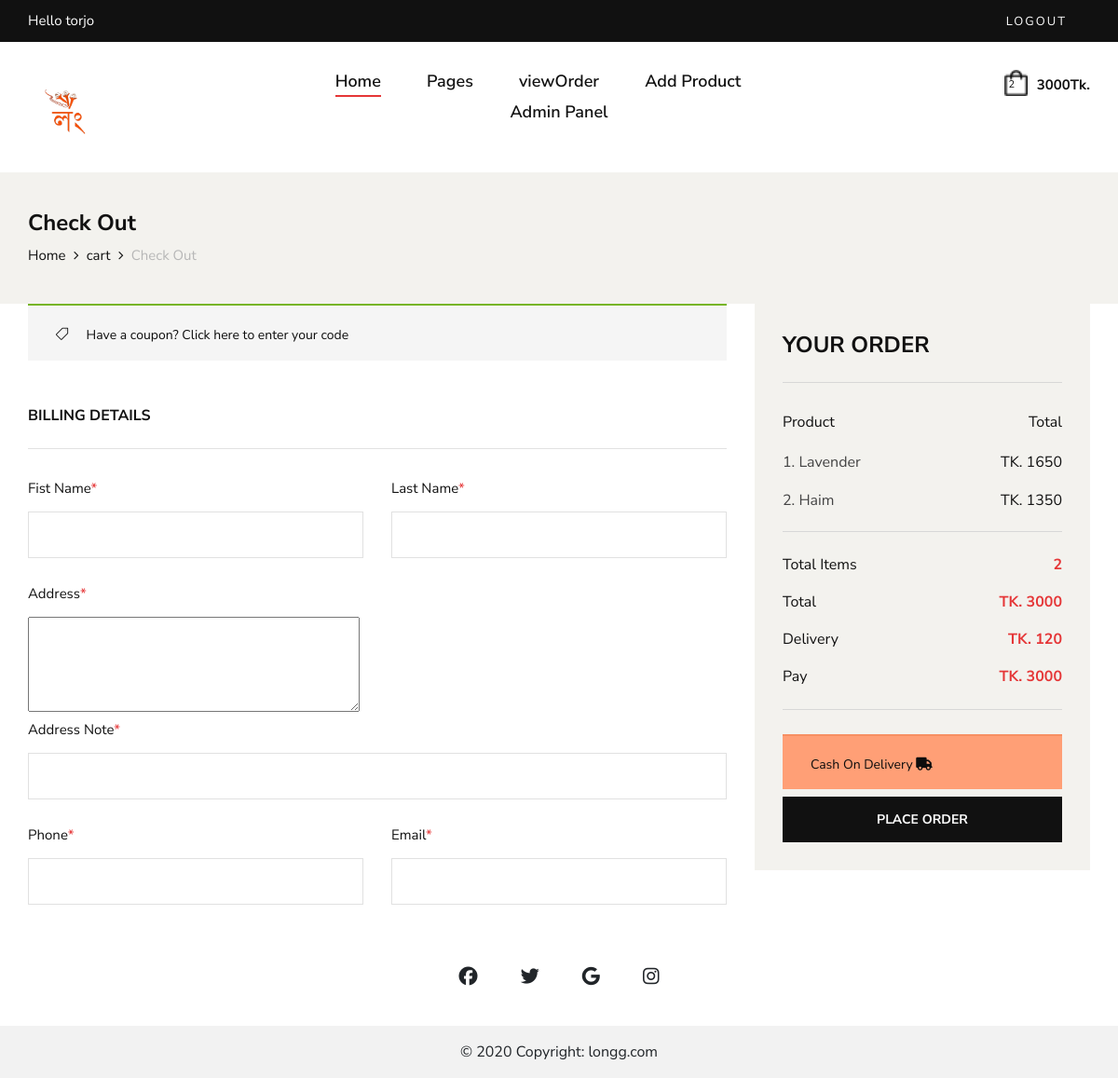
/checkout/ (signed in), run on an earlier commit of the app's database.
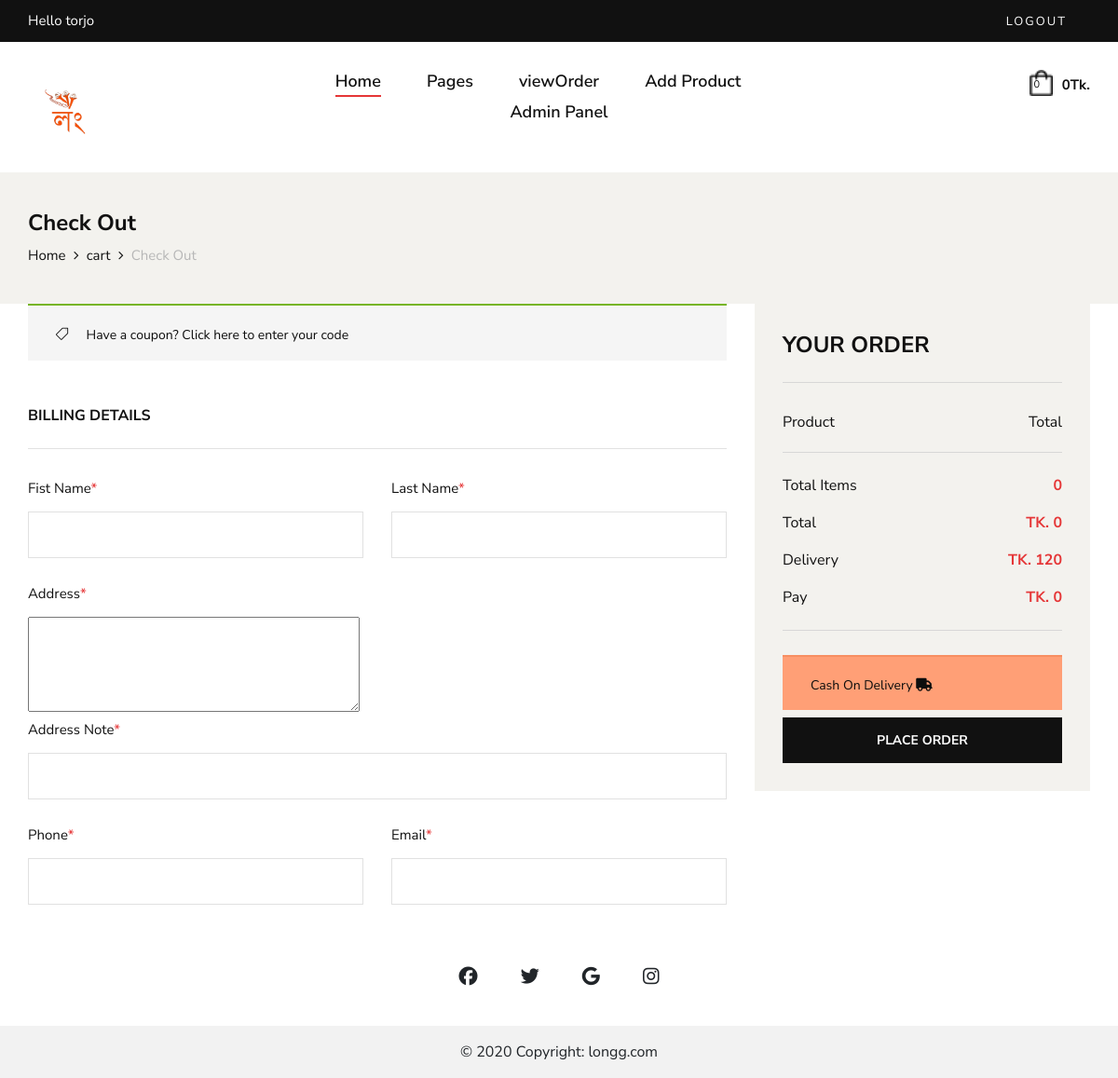
And on a later commit of the database.
### shop/models.py (models this page shows, shortened)
class Order(models.Model):
    STATUS_CHOICES = [
        ('not_confirm','not_confirm'),
        ('Pending', 'Pending'),
        ('Processing', 'Processing'),
        ('Shipped', 'Shipped'),
        ('Delivered', 'Delivered'),
        ('Cancelled', 'Cancelled'),
    ]
    LOCATION_CHOICES = [
        ('inside_dhaka', 'Inside Dhaka'),
        ('outside_dhaka', 'Outside Dhaka'),
    ]
    user=models.ForeignKey(UserProfile,on_delete=models.SET_NULL,null=True)
    status = models.CharField(max_length=20, choices=STATUS_CHOICES, default='Pending')
    items = models.ManyToManyField('Product', through='OrderItem')
    created_at=models.DateTimeField(default=now,blank=True)
    complete=models.BooleanField(default=False,blank=True)
    order_id=models.CharField(max_length=20,null=True,blank=True)
    coupon=models.BooleanField(default=False,null=True,blank=True)
    coupon_percentange=models.PositiveIntegerField(default=0,null=True,blank=True)
    cancel_reason=models.TextField(null=True,blank=True)
    location = models.CharField(max_length=20, choices=LOCATION_CHOICES, null=True, blank=True)
    totalbill= models.PositiveIntegerField(default=0)
    delivary_charge = models.PositiveIntegerField(default=False)
    @property
    def get_total(self):
        order_items = OrderItem.objects.filter(order=self)
        total = sum(item.item_total for item in order_items)
        if self.coupon:
            total-=total*(self.coupon_percentange/100)
        return int(total)
    @property
    def total_items(self):
        order_items = OrderItem.objects.filter(order=self)
        total = sum(item.quantity for item in order_items)
        return total

class OrderItem(models.Model):
    product=models.ForeignKey(Product,on_delete=models.CASCADE,null=True)
    quantity=models.IntegerField(default=0)
    add_on_product= models.ManyToManyField(AddOnProduct)
    order = models.ForeignKey(Order, related_name='order_items',null=True, on_delete=models.CASCADE)
    size=models.CharField(max_length=10,blank=True,null=True)
    @property
    def item_total(self):
        add_on = self.add_on_product.all()
        total_add_on = sum(add_pro.price for add_pro in add_on)
        total=self.product.price*self.quantity
        return total+(total_add_on*self.quantity)

class Product(models.Model):
    name=models.CharField(max_length=100)
    slug = AutoSlugField(populate_from='name',unique=True,null=True,default=None)
    product_code=models.CharField(max_length=100,null=True,blank=True)
    add_on_product=models.ManyToManyField(AddOnProduct,blank=True)
    add_on_product2=models.ManyToManyField(AddOnProduct,related_name='ad_on_2',blank=True)
    add_on_product3=models.ManyToManyField(AddOnProduct,related_name="ad_on_3",blank=True)
    description=models.TextField(null=True,blank=True)
    price = models.IntegerField(default=0)
    discount_percent=models.IntegerField(default=0)
    main_price = models.IntegerField(default=0)
    discount=models.BooleanField(default=True,null=True,blank=False)
    productCategory = models.ManyToManyField(ProductCategory)
    image=models.ImageField(upload_to='product-image/',blank=True,null=True)
    image2=models.ImageField(upload_to='product-image/',blank=True,null=True)
    image3=models.ImageField(upload_to='product-image/',blank=True,null=True)
    image4=models.ImageField(upload_to='product-image/',blank=True,null=True)
    arrive_at=models.DateTimeField(default=now,blank=True)
    new_arrival=models.BooleanField(default=False,blank=True)
    tags = TaggableManager()
    in_stock=models.BooleanField(default=True,blank=True)

### shop/views.py (the view)
# urls.py: path('checkout/',checkout, name="checkout"),
def checkout(request):
    userProfile=get_user(request)
    print(userProfile)
    order,c=Order.objects.get_or_create(user=userProfile,complete=False)
    subtotal = order.get_total+order.delivary_charge
    items=OrderItem.objects.filter(order=order)
    total=items.count()
    if request.method == 'POST':
        form = ShippingAddressForm(request.POST)
        if form.is_valid():
            shipping_address = form.save(commit=False)
            shipping_address.order=order
            shipping_address.save()
            print("shipping Address: ",shipping_address.id)
            order_id = int(datetime.datetime.now().timestamp())
            order.order_id=order_id
            order.complete=True
            order.status="Pending"
            order.totalbill=subtotal
            order.save()
            return redirect('order_success',pk=shipping_address.id)
    else:
        form = ShippingAddressForm()
    context={
        'total':total,
        'items':items,
        'order':order,
        'form':form,
        'userProfile':userProfile,
        'subtotal':subtotal
    }
    return render(request,'shop/checkout.html',context)

### shop/form.py
class ShippingAddressForm(forms.ModelForm):
    class Meta:
        model = ShippingAddress
        fields = ['first_name', 'last_name', 'address', 'address_note', 'phon', 'email']
    def __init__(self, *args, **kwargs):
        super(ShippingAddressForm, self).__init__(*args, **kwargs)
        self.fields['address'].widget = forms.Textarea(attrs={'rows': 4})

### shop/models.py (called while the page is built)
    def __str__(self):
        return str(self.user)

### shop/views.py (called while the page is built)
def get_user(request):
    user =None
    if request.user.is_authenticated:
        user=request.user
    else:
        u=create_anonymous_user(request)
        user,c=User.objects.get_or_create(username=u)
    try:
        userprofile, created = UserProfile.objects.get_or_create(user=user)
    except Exception as e:
        print(f"An error occurred: {str(e)}")
    return userprofile

### shop/templates/shop/checkout.html (shortened to what the changed rows need)
{% extends 'shop/main.html' %}
{% block body %}
    <section class="checkout spad">
        <div class="container">
            <form  method="post">
            <div class="checkout__form">
                    <div class="row">
                        <div class="col-lg-4 col-md-6">
                            <div class="checkout__order">
                                <ul class="checkout__total__products">
                                    {% for item in items %}
                                    <li>{{forloop.counter}}. {{item.product.name}}<span>TK. {{item.item_total}}</span><br>
                                </li>
                                    {% endfor %}
                                </ul>
                                <ul class="checkout__total__all">
                                    <li>Total Items <span>{{order.total_items}}</span></li>
                                    <li>Total <span>TK. {{order.get_total}}</span></li>
                                    <li>Pay <span>TK. {{subtotal}}</span></li>
                                </ul>
                            </div>
                        </div>
                    </div>
                </form>
            </div>
    </section>
{% endblock %}

### shop/templates/shop/main.html (shortened to what the changed rows need)
<!DOCTYPE html>
{% load static %}
<html lang="zxx">
<head>
    <link rel="stylesheet" href="https://cdnjs.cloudflare.com/ajax/libs/font-awesome/6.5.1/css/all.min.css" />
    <link rel="stylesheet" href="{% static 'shop/css/bootstrap.min.css' %}" type="text/css">
    <link rel="stylesheet" href="{% static 'shop/css/font-awesome.min.css' %}" type="text/css">
    <link rel="stylesheet" href="{% static 'shop/css/elegant-icons.css' %}" type="text/css">
    <link rel="stylesheet" href="{% static 'shop/css/magnific-popup.css' %}" type="text/css">
    <link rel="stylesheet" href="{% static 'shop/css/nice-select.css' %}" type="text/css">
    <link rel="stylesheet" href="{% static 'shop/css/owl.carousel.min.css' %}" type="text/css">
    <link rel="stylesheet" href="{% static 'shop/css/slicknav.min.css' %}" type="text/css">
    <link rel="stylesheet" href="{% static 'shop/css/style.css' %}" type="text/css">
</head>
<body>
    <header class="header">
        <div class="container">
            <div class="row">
                <div class="col-lg-3 col-md-3">
                    <div class="header__nav__option">
                        <a href="{% url 'cart' %}"><img src="{% static 'shop/img/icon/cart.png' %}" width="25" alt=""> <span>{{order.total_items}}</span></a>
                        <div class="price">{{order.get_total}}Tk.</div>
                    </div>
                </div>
            </div>
        </div>
    </header>
	{% block body %}
    {% endblock %}
    <link href="https://fonts.maateen.me/mukti/font.css" rel="stylesheet">
</body>
</html>

What changed in the data, as far as the page shows it:
removed Order: total_items "2", get_total "3000"
removed OrderItem: product.name "Lavender", item_total "1650"
removed OrderItem: product.name "Haim", item_total "1350"
added Order: total_items "0", get_total "0"
Also different on the page:
{{ subtotal }}: "3000" → "0"
